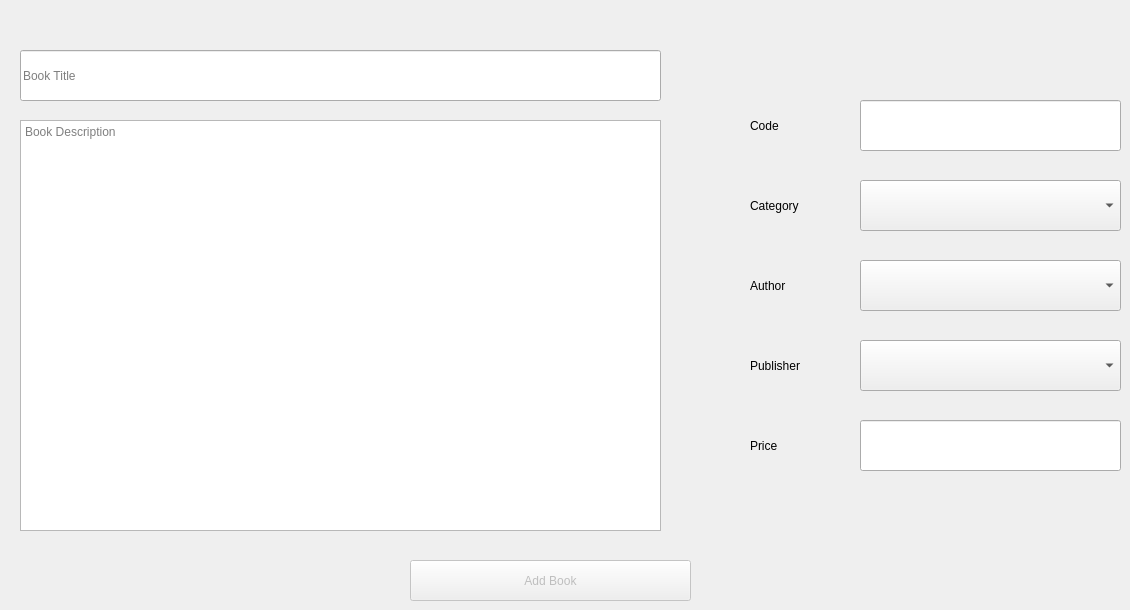
      <widget class="QWidget" name="tab_10">
       <attribute name="title">
        <string>Add New Book</string>
       </attribute>
       <widget class="QLineEdit" name="lineEdit">
        <property name="geometry">
         <rect>
          <x>20</x>
          <y>50</y>
          <width>641</width>
          <height>51</height>
         </rect>
        </property>
        <property name="placeholderText">
         <string>Book Title</string>
        </property>
       </widget>
       <widget class="QTextEdit" name="textEdit">
        <property name="geometry">
         <rect>
          <x>20</x>
          <y>120</y>
          <width>641</width>
          <height>411</height>
         </rect>
        </property>
        <property name="placeholderText">
         <string>Book Description</string>
        </property>
       </widget>
       <widget class="QLineEdit" name="lineEdit_2">
        <property name="geometry">
         <rect>
          <x>860</x>
          <y>100</y>
          <width>261</width>
          <height>51</height>
         </rect>
        </property>
       </widget>
       <widget class="QLabel" name="label_2">
        <property name="geometry">
         <rect>
          <x>750</x>
          <y>100</y>
          <width>91</width>
          <height>51</height>
         </rect>
        </property>
        <property name="text">
         <string>Code</string>
        </property>
       </widget>
       <widget class="QComboBox" name="comboBox_2">
        <property name="geometry">
         <rect>
          <x>860</x>
          <y>180</y>
          <width>261</width>
          <height>51</height>
         </rect>
        </property>
       </widget>
       <widget class="QComboBox" name="comboBox_3">
        <property name="geometry">
         <rect>
          <x>860</x>
          <y>260</y>
          <width>261</width>
          <height>51</height>
         </rect>
        </property>
       </widget>
       <widget class="QComboBox" name="comboBox_4">
        <property name="geometry">
         <rect>
          <x>860</x>
          <y>340</y>
          <width>261</width>
          <height>51</height>
         </rect>
        </property>
       </widget>
       <widget class="QLineEdit" name="lineEdit_3">
        <property name="geometry">
         <rect>
          <x>860</x>
          <y>420</y>
          <width>261</width>
          <height>51</height>
         </rect>
        </property>
       </widget>
       <widget class="QLabel" name="label_3">
        <property name="geometry">
         <rect>
          <x>750</x>
          <y>180</y>
          <width>101</width>
          <height>51</height>
         </rect>
        </property>
        <property name="text">
         <string>Category</string>
        </property>
       </widget>
       <widget class="QLabel" name="label_4">
        <property name="geometry">
         <rect>
          <x>750</x>
          <y>260</y>
          <width>101</width>
          <height>51</height>
         </rect>
        </property>
        <property name="text">
         <string>Author</string>
        </property>
       </widget>
       <widget class="QLabel" name="label_5">
        <property name="geometry">
         <rect>
          <x>750</x>
          <y>340</y>
          <width>101</width>
          <height>51</height>
         </rect>
        </property>
        <property name="text">
         <string>Publisher</string>
        </property>
       </widget>
       <widget class="QLabel" name="label_6">
        <property name="geometry">
         <rect>
          <x>750</x>
          <y>420</y>
          <width>101</width>
          <height>51</height>
         </rect>
        </property>
        <property name="text">
         <string>Price</string>
        </property>
       </widget>
       <widget class="QPushButton" name="pushButton_9">
        <property name="enabled">
         <bool>false</bool>
        </property>
        <property name="geometry">
         <rect>
          <x>410</x>
          <y>560</y>
          <width>281</width>
          <height>41</height>
         </rect>
        </property>
        <property name="text">
         <string>Add Book</string>
        </property>
       </widget>
      </widget>
